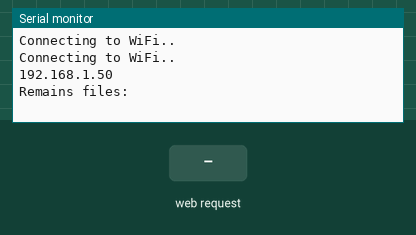
Recording of a program running on a simulated ESP8266 (NodeMCU). Parts: the last lines printed to the serial monitor. The inputs (shaded band) are chosen by the test bench. WiFi joins after 1.5 s; servers stay silent unless stated; storage starts empty.

Above: at 3.2 s.
3.3 s: HTTP request GET / received
At 4.2 s:
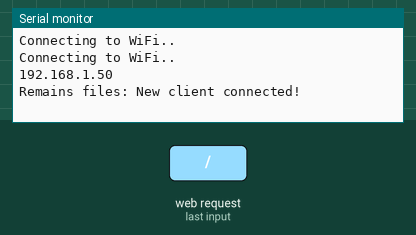
4.8 s: HTTP request GET /style.css received
At 5.3 s:
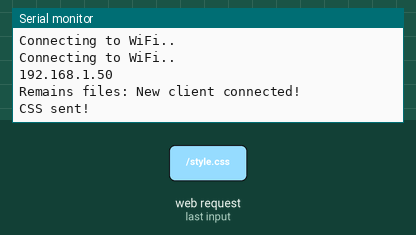

Measured:
- after the input at 3.3 s, the serial monitor: prints a new line at once (image 1)
- after the input at 4.8 s, the serial monitor: prints a new line at once (image 2)

The program:

main.cpp
```cpp
#include <FS.h>
#include <ESP8266WiFi.h>
#include <ESPAsyncTCP.h>
#include <ESPAsyncWebServer.h>

const char *ssid = "TUNG";
const char *password = "123456789";

IPAddress local_IP(192, 168, 137, 2);
IPAddress gateway(192, 168, 137, 1);
IPAddress subnet(255, 255, 255, 0);
IPAddress primaryDNS(8, 8, 8, 8);
IPAddress secondaryDNS(8, 8, 4, 4);

AsyncWebServer server(80);

void setup()
{

  Serial.begin(9600);
  Serial.println();
  // Connect to Wi-Fi
  if (!WiFi.config(local_IP, gateway, subnet, primaryDNS, secondaryDNS))
  {
    Serial.println("STA fialed to config");
  }

  WiFi.begin(ssid, password);
  while (WiFi.status() != WL_CONNECTED)
  {
    delay(1000);
    Serial.println("Connecting to WiFi..");
  }
  // Print ESP Local IP Address
  Serial.println(WiFi.localIP());

  // route
  server.on("/", HTTP_GET, [](AsyncWebServerRequest *request)
            {
              request->send(SPIFFS, "/index.html", String());
              Serial.println("New client connected!");
            });
  server.on("/style.css", HTTP_GET, [](AsyncWebServerRequest *request)
            {
              request->send(SPIFFS, "/style.css", "text/css");
              Serial.println("CSS sent!");
            });

  //start server
  server.begin();
  if (!SPIFFS.begin())
  {
    Serial.println("An Error has occurred while mounting SPIFFS");
    return;
  }
  String str = "";
  Dir dir = SPIFFS.openDir("/");
  // while (dir.next())
  // {
  //   str += dir.fileName();
  //   str += " / ";
  //   str += dir.fileSize();
  //   str += "\r\n";
  // }
  // Serial.print("Remains files: ");
  // Serial.print(str);

  // if (!SPIFFS.remove("/style.css"))
  // {
  //   Serial.println("Failed to delete file");
  // }
  // else
  // {
  //   Serial.println("Deleted style.css");
  // }

  // if (!SPIFFS.remove("/index.html"))
  // {
  //   Serial.println("Failed to delete file");
  // }
  // else
  // {
  //   Serial.println("Deleted index.html");
  // }

  while (dir.next())
  {
    str += dir.fileName();
    str += " / ";
    str += dir.fileSize();
    str += "\r\n";
  }
  Serial.print("Remains files: ");
  Serial.print(str);
}

void loop() {}
```
